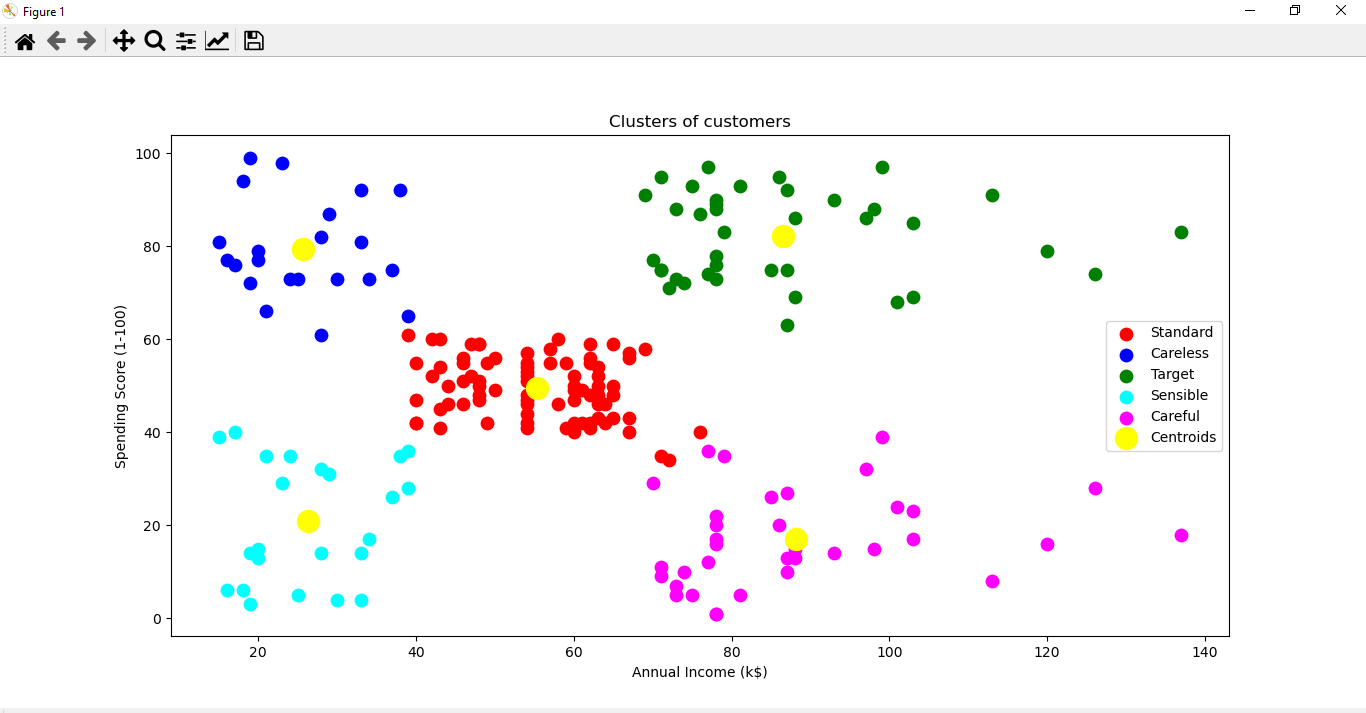

This chart was generated by the following Python code:
# k means clustering

# Importing the libraries
import numpy as np
import matplotlib.pyplot as plt
import pandas as pd

# Importing the dataset
dataset = pd.read_csv('Mall_Customers.csv')
X = dataset.iloc[:, [3, 4]].values

# Using the elbow method to find the optimal number of clusters
from sklearn.cluster import KMeans
wcss = []
for i in range(1, 11):
    kmeans = KMeans(n_clusters = i, init = 'k-means++', max_iter = 300, n_init = 10, random_state = 0)
    kmeans.fit(X)
    wcss.append(kmeans.inertia_)
"""plt.plot(range(1, 11), wcss)
plt.title('The Elbow Method')
plt.xlabel('Number of clusters')
plt.ylabel('WCSS')
plt.show()"""

# Training the K-Means model on the dataset
kmeans = KMeans(n_clusters = 5, init = 'k-means++', max_iter = 300, n_init = 10, random_state = 0)
y_kmeans = kmeans.fit_predict(X)    

# Visualising the clusters
plt.scatter(X[y_kmeans == 0, 0], X[y_kmeans == 0, 1], s = 80, c = 'red', label = 'Standard')
plt.scatter(X[y_kmeans == 1, 0], X[y_kmeans == 1, 1], s = 80, c = 'blue', label = 'Careless')
plt.scatter(X[y_kmeans == 2, 0], X[y_kmeans == 2, 1], s = 80, c = 'green', label = 'Target')
plt.scatter(X[y_kmeans == 3, 0], X[y_kmeans == 3, 1], s = 80, c = 'cyan', label = 'Sensible')
plt.scatter(X[y_kmeans == 4, 0], X[y_kmeans == 4, 1], s = 80, c = 'magenta', label = 'Careful')
plt.scatter(kmeans.cluster_centers_[:, 0], kmeans.cluster_centers_[:, 1], s = 250, c = 'yellow', label = 'Centroids')
plt.title('Clusters of customers')
plt.xlabel('Annual Income (k$)')
plt.ylabel('Spending Score (1-100)')
plt.legend()
plt.show()
